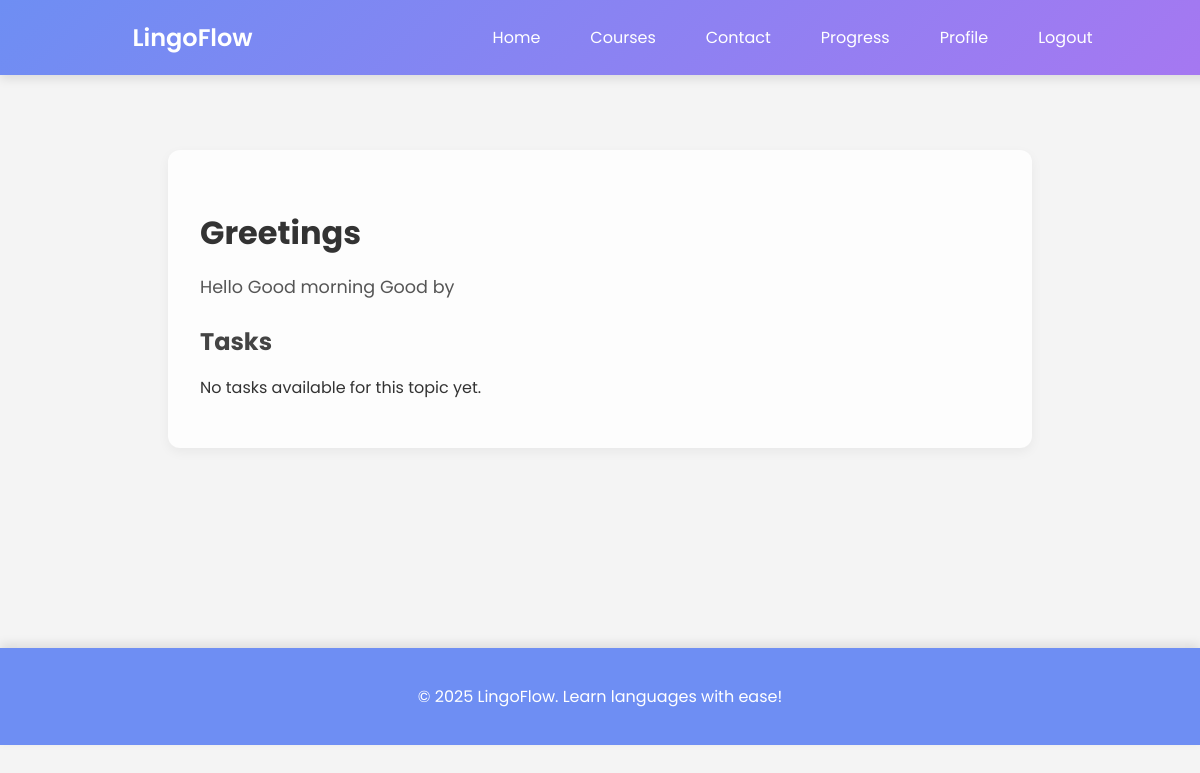
The app's page /courses/topic/2 (signed in), older data.
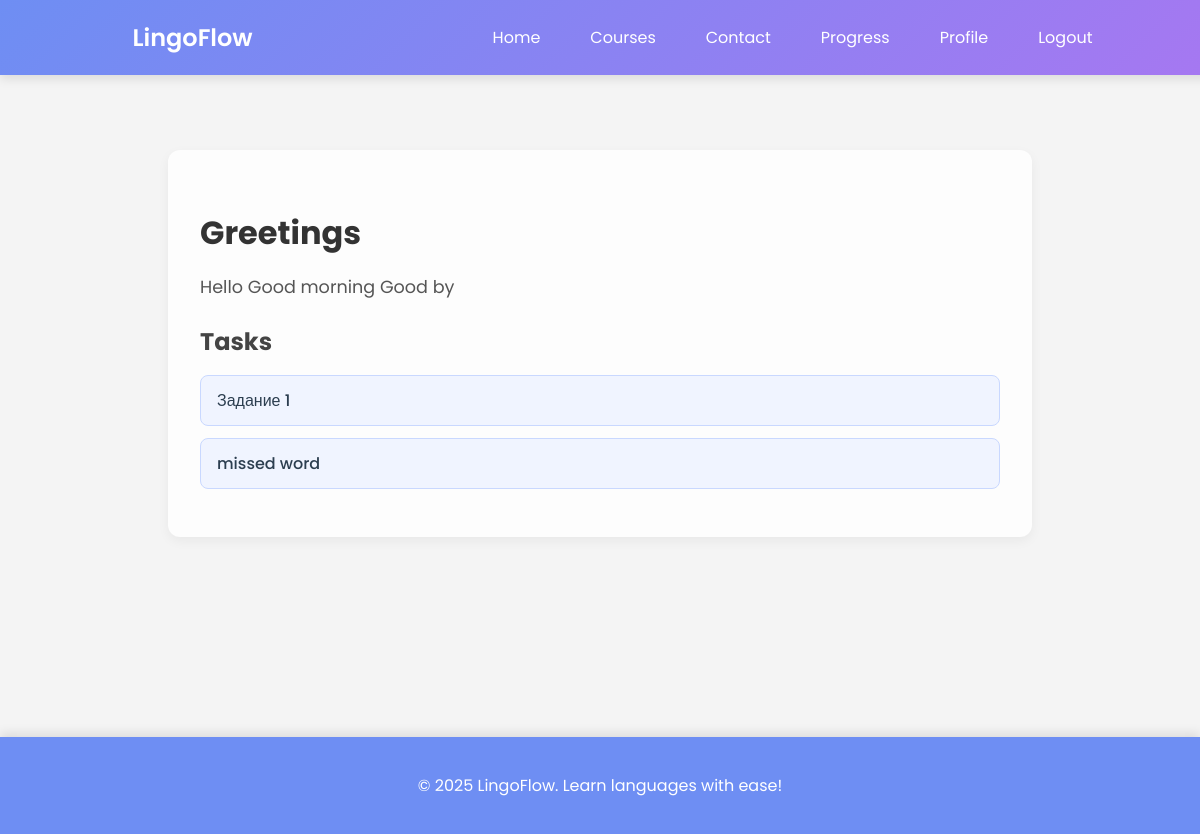
The same page, newer data.
### courses/models.py (models this page shows, shortened)
class Topic(models.Model):
    course = models.ForeignKey(Course, on_delete=models.CASCADE, related_name="topics")
    title = models.CharField(max_length=255)
    explanation = models.TextField()
    order = models.PositiveIntegerField()
    class Meta:
        ordering = ["order"]

class Task(models.Model):
    type_choices = [
        ("1", "Missed Word"),
        ("2", "Ordering"),
        ("3", "Pronunciation"),
        ("4", "Audition")
    ]
    topic = models.ForeignKey(Topic, on_delete=models.CASCADE, related_name="tasks")
    title = models.CharField(max_length=255, default=None, blank=True)
    type = models.CharField(max_length=1, choices=type_choices)
    question = models.TextField()
    sentence_without_a_word = models.TextField(blank=True)
    variants = models.JSONField(default=list, blank=True)
    missed_word = models.TextField(blank=True)
    sentence_for_ordering = models.TextField(blank=True)
    mp3 = models.FileField(upload_to="mp3/", blank=True)
    text_to_speech = models.TextField(blank=True)
    order = models.PositiveIntegerField(blank=True, default=1)
    class Meta:
        ordering = ["order"]

### courses/views.py (the view)
# urls.py: path('topic/<int:topic_id>', views.selected_topic, name='selected_topic'),
@login_required
def selected_topic(request, topic_id):
    topic = Topic.objects.get(id=topic_id)
    if not topic:
        return render(request, "404.html", status=404)
    tasks = Task.objects.filter(topic=topic_id).all()
    return render(request, "courses/selected_topic.html", {"topic": topic, "tasks": tasks})

### templates/courses/selected_topic.html (shortened to what this page needs)
{% extends 'base.html' %}
{% block content %}
<section class="topic-container" style="margin-top: 150px; margin-bottom: 200px;">
    <div class="topic-header">
        <h2>{{ topic.title }}</h2>
        <p class="explanation">{{ topic.explanation|safe }}</p>
    </div>
    <div class="task-list">
        <h3>Tasks</h3>
        <ul>
            {% for task in tasks %}
                <li class="task-item">
                    <a href="{% url 'courses:task_detail' task.id %}">{{ task.title }}</a>
                </li>
            {% empty %}
                <li>No tasks available for this topic yet.</li>
            {% endfor %}
        </ul>
    </div>
</section>
{% endblock %}

### templates/base.html (shortened to what this page needs)
{% load static %}
<!DOCTYPE html>
<html lang="en">
<head>
    <link rel="stylesheet" href="{% static 'css/styles.css' %}">
</head>
<body>
<header>
    <a class="logo" href="{% url 'account:home' %}">LingoFlow</a>
    <nav>
        <ul>
            <li><a href="{% url 'account:home' %}">Home</a></li>
            <li><a href="{% url 'courses:all_courses' %}">Courses</a></li>
            <li><a href="/contact">Contact</a></li>
            {% if request.user.is_authenticated %}
                <li><a href="#">Progress</a></li>
                <li><a href="#">Profile</a></li>
                <li><a href="{% url 'account:logout' %}">Logout</a></li>
            {% else %}
                <li><a href="{% url 'account:login' %}">Login</a></li>
                <li><a href="{% url 'account:register' %}">Register</a></li>
            {% endif %}
        </ul>
    </nav>
</header>
{% block content %}{% endblock %}
<footer>
    <p>&copy; 2025 LingoFlow. Learn languages with ease!</p>
</footer>
</body>
</html>

### account/static/css/styles.css (style rules this page uses)
body { font-family: 'Poppins', sans-serif; margin: 0; padding: 0; background-color: #f4f4f4; color: #333; }
.topic-container { max-width: 800px; margin: 2rem auto; padding: 2rem; background-color: #fdfdfd; box-shadow: 0 4px 12px rgba(0, 0, 0, 0.05); border-radius: 12px; }
.topic-header h2 { font-size: 2rem; color: #333; margin-bottom: 0.5rem; }
.explanation { color: #555; font-size: 1.1rem; margin-bottom: 1.5rem; }
.task-list h3 { font-size: 1.5rem; color: #444; margin-bottom: 1rem; }
.task-list ul { list-style: none; padding: 0; }
.task-item { padding: 0.75rem 1rem; background-color: #f0f4ff; border: 1px solid #c9d8ff; border-radius: 8px; margin-bottom: 0.75rem; transition: background-color 0.2s; }
.task-item a { text-decoration: none; color: #2c3e50; font-weight: 500; }
footer { text-align: center; padding: 20px; background: #6E8EF3; color: white; bottom: 0; box-shadow: 0 -4px 10px rgba(0, 0, 0, 0.1); }

Row changes from the older to the newer data that the page shows:
added Task: title "Задание 1"
added Task: title "missed word"
Text that changed along with them:
text no longer shown: "No tasks available for this topic yet."
